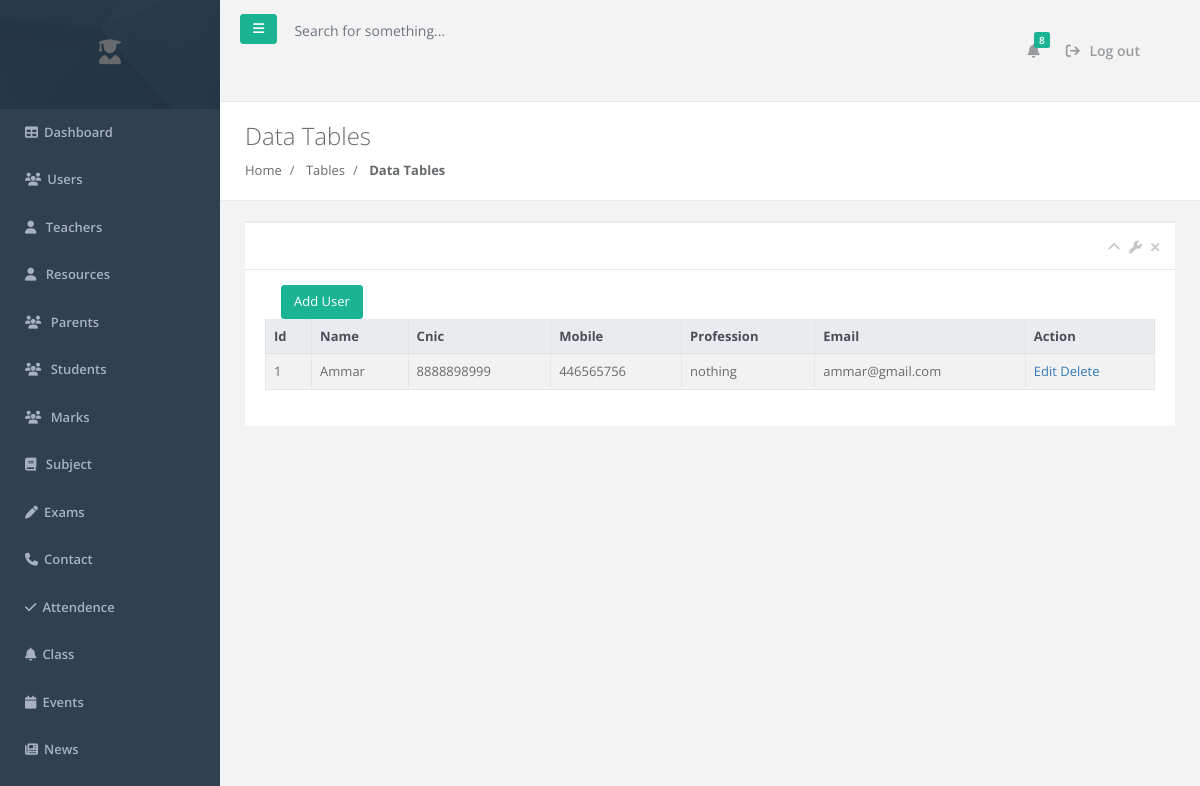
The app's page /dashboard/guardian/index.php with its own data.
### tables this page shows
CREATE TABLE `guardian` (
  `id` int(11) NOT NULL,
  `name` varchar(100) NOT NULL,
  `cnic` varchar(222) NOT NULL,
  `phone` varchar(30) NOT NULL,
  `profession` varchar(50) NOT NULL,
  `email` varchar(50) NOT NULL
);

### dashboard/guardian/index.php (the view, shortened to what this page needs)
<?php
include '../sidebar_header.php';
$users = $db->query("select * from guardian");
?>
<div class="row wrapper border-bottom white-bg page-heading">
                <div class="col-lg-10">
                    <h2>Data Tables</h2>
                    <ol class="breadcrumb">
                        <li class="breadcrumb-item">
                            <a href="index.html">Home</a>
                        </li>
                        <li class="breadcrumb-item">
                            <a>Tables</a>
                        </li>
                        <li class="breadcrumb-item active">
                            <strong>Data Tables</strong>
                        </li>
                    </ol>
                </div>
                <div class="col-lg-2">
                </div>
            </div>
        <div class="wrapper wrapper-content animated fadeInRight">
            <div class="row">
                <div class="col-lg-12">
                <div class="ibox ">
                    <div class="ibox-title">
                        <div class="ibox-tools">
                            <a class="collapse-link">
                                <i class="fa fa-chevron-up"></i>
                            </a>
                            <a class="dropdown-toggle" data-toggle="dropdown" href="#">
                                <i class="fa fa-wrench"></i>
                            </a>
                            <a class="close-link">
                                <i class="fa fa-times"></i>
                            </a>
                        </div>
                    </div>
                    <div class="ibox-content">
                        <div class="table-responsive">
                            <button class="btn btn-primary ml-3"><a  class=" text-white" href="<?php echo $url; ?>guardian/add.php">Add User</a></button>
                            <table class="table table-striped table-bordered table-hover dataTables-example" >
                    <thead class="thead-light">
                        <tr>
                            <th>Id</th>
                            <th>Name</th>
                            <th>Cnic</th>
                            <th>Mobile</th>
                            <th>Profession</th>
                            <th>Email</th>
                            <th>Action</th>
                        </tr>
                    </thead>
                    <tbody>
                        <?php foreach ($users as $user) {?>
                        <tr>
                            <td><?php echo $user['id']; ?></td>
                            <td><?php echo $user['name']; ?></td>
                            <td><?php echo $user['cnic']; ?></td>
                            <td><?php echo $user['phone']; ?></td>
                            <td><?php echo $user['profession']; ?></td>
                            <td><?php echo $user['email']; ?></td>
                            <td>
                                <a href="edit.php?id=<?php echo $user['id']; ?>">Edit</a>
                                <a href="index.php?delete=yes&&id=<?php echo $user['id']; ?>" onclick="return confirm('Are you sure?')">Delete</a>
                            </td>
                        </tr>
                        <?php } ?>
                    </tbody>
                </table>
            </div>
        </div>
<?php
    include '../footer.php';
?>

### records on screen
guardian: id "1", name "Ammar", cnic "8888898999", phone "446565756", profession "nothing", email "ammar@gmail.com"
